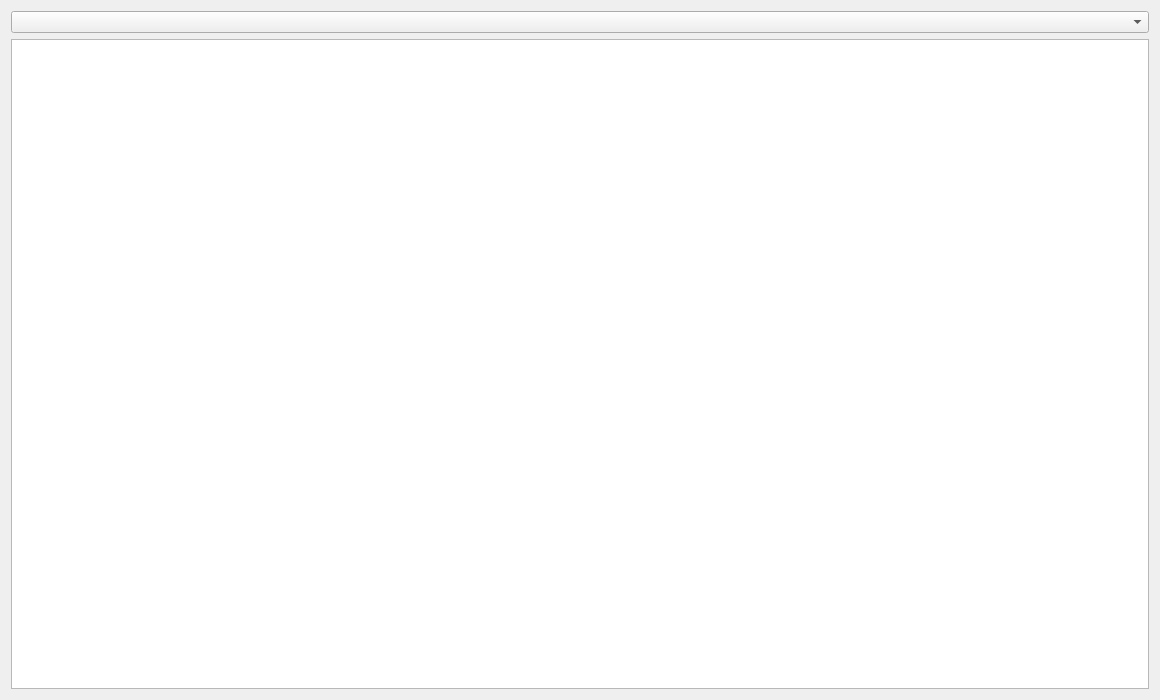
<?xml version="1.0" encoding="UTF-8"?>
<ui version="4.0">
 <class>FileWidget</class>
 <widget class="QWidget" name="FileWidget">
  <property name="geometry">
   <rect>
    <x>0</x>
    <y>0</y>
    <width>1160</width>
    <height>700</height>
   </rect>
  </property>
  <property name="windowTitle">
   <string>Form</string>
  </property>
  <layout class="QVBoxLayout" name="verticalLayout_2">
   <item>
    <layout class="QVBoxLayout" name="verticalLayout">
     <item>
      <widget class="QComboBox" name="pathCBox"/>
     </item>
     <item>
      <widget class="QTableView" name="fileTView">
       <property name="autoScrollMargin">
        <number>16</number>
       </property>
       <property name="selectionBehavior">
        <enum>QAbstractItemView::SelectRows</enum>
       </property>
       <property name="verticalScrollMode">
        <enum>QAbstractItemView::ScrollPerPixel</enum>
       </property>
       <property name="horizontalScrollMode">
        <enum>QAbstractItemView::ScrollPerPixel</enum>
       </property>
       <property name="gridStyle">
        <enum>Qt::NoPen</enum>
       </property>
       <property name="sortingEnabled">
        <bool>true</bool>
       </property>
       <attribute name="horizontalHeaderMinimumSectionSize">
        <number>30</number>
       </attribute>
       <attribute name="horizontalHeaderDefaultSectionSize">
        <number>30</number>
       </attribute>
       <attribute name="verticalHeaderVisible">
        <bool>false</bool>
       </attribute>
       <attribute name="verticalHeaderMinimumSectionSize">
        <number>30</number>
       </attribute>
       <attribute name="verticalHeaderDefaultSectionSize">
        <number>30</number>
       </attribute>
       <attribute name="verticalHeaderHighlightSections">
        <bool>false</bool>
       </attribute>
      </widget>
     </item>
    </layout>
   </item>
  </layout>
 </widget>
 <resources/>
 <connections/>
</ui>
